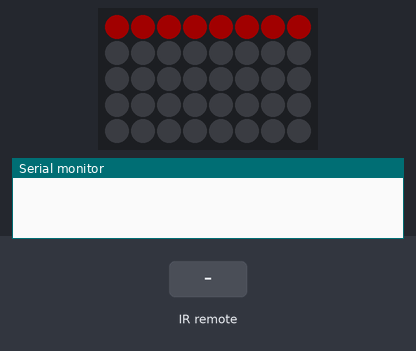
The sketch below on a simulated Arduino Uno, built with avr-gcc and run on an emulated ATmega328P. On the bench: 8×5 RGB LED matrix (first LED top left, wired row by row), the last lines printed to the serial monitor. The inputs (shaded band) are chosen by the test bench. Dim RGB values are drawn brighter than linear; random numbers use the default seed unless the sketch sets one.

Above: at 1.26 s.
1.3 s: infrared code 0xB946FF00 received
3.1 s: infrared code 0xBB44FF00 received
At 5.4 s:
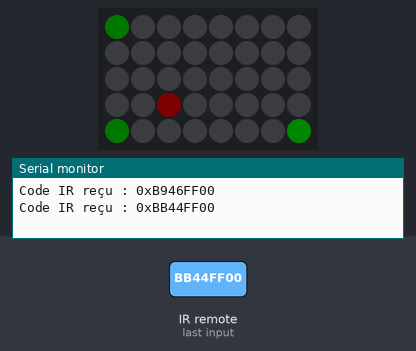
7.0 s: infrared code 0xEA15FF00 received
At 7.4 s:
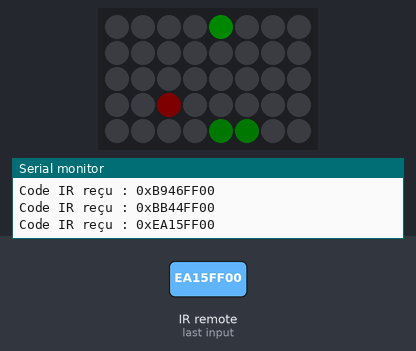
8.5 s: infrared code 0xBC43FF00 received
At 8.9 s:
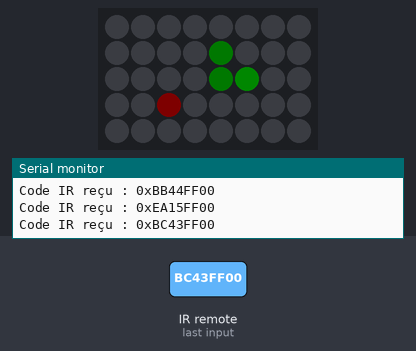
10.0 s: infrared code 0xAD52FF00 received
At 10.05 s:
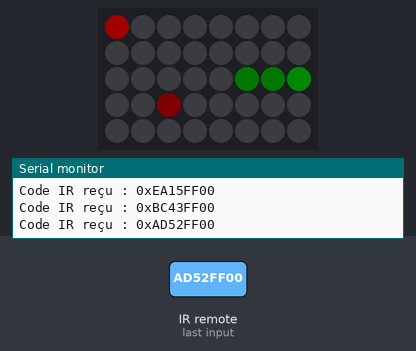

The sketch:

snake.ino
```cpp
#include <Adafruit_NeoPixel.h>
#include <IRremote.hpp>
#ifdef __AVR__
  #include <avr/power.h>
#endif

// --- NeoPixel ---
#define LED_PIN 13
#define WIDTH 8
#define HEIGHT 5
#define NUMPIXELS (WIDTH * HEIGHT)
Adafruit_NeoPixel matrix = Adafruit_NeoPixel(NUMPIXELS, LED_PIN, NEO_GRB + NEO_KHZ800);

// --- IR Remote ---
#define IR_RECEIVE_PIN 2
#define BTN_UP    0xB946FF00 // à remplacer selon ta télécommande
#define BTN_DOWN  0xEA15FF00
#define BTN_LEFT  0xBB44FF00
#define BTN_RIGHT 0xBC43FF00
#define BTN_RESET 0xAD52FF00

// --- Jeu Snake ---
int snakeX[40];
int snakeY[40];
int snakeLength = 3;
int dirX = 0;
int dirY = 0;
int foodX, foodY;
unsigned long lastMove = 0;
const int moveDelay = 500; // ms

void setup() {
  Serial.begin(115200);
  IrReceiver.begin(IR_RECEIVE_PIN, ENABLE_LED_FEEDBACK);
  matrix.begin();
  matrix.setBrightness(50);
  matrix.show();

  randomSeed(analogRead(0));

  // Position initiale du serpent
  snakeX[0] = 3; snakeY[0] = 4;
  snakeX[1] = 2; snakeY[1] = 4;
  snakeX[2] = 1; snakeY[2] = 4;

  spawnFood();
}

void loop() {
  handleIR();
  if (millis() - lastMove > moveDelay) {
    lastMove = millis();
    moveSnake();
    drawMatrix();
  }
  if (snakeLength >= 7) victory();
}

// --- Gérer les commandes IR ---
void handleIR() {
  if (IrReceiver.decode()) {
    unsigned long code = IrReceiver.decodedIRData.decodedRawData;
    Serial.print("Code IR reçu : 0x");
    Serial.println(code, HEX);

    switch (code) {
      case BTN_UP:
        if (dirY == 0) { dirX = 0; dirY = -1; }
        break;
      case BTN_DOWN:
        if (dirY == 0) { dirX = 0; dirY = 1; }
        break;
      case BTN_LEFT:
        if (dirX == 0) { dirX = -1; dirY = 0; }
        break;
      case BTN_RIGHT:
        if (dirX == 0) { dirX = 1; dirY = 0; }
        break;
      case BTN_RESET:
        resetGame();
        break;
    }
    IrReceiver.resume();
  }
}

// --- Générer la pomme ---
void spawnFood() {
  bool onSnake;
  do {
    onSnake = false;
    foodX = random(0, WIDTH);
    foodY = random(0, HEIGHT);
    for (int i = 0; i < snakeLength; i++) {
      if (snakeX[i] == foodX && snakeY[i] == foodY) {
        onSnake = true;
        break;
      }
    }
  } while (onSnake);
}

// --- Déplacement du serpent ---
void moveSnake() {
  for (int i = snakeLength - 1; i > 0; i--) {
    snakeX[i] = snakeX[i - 1];
    snakeY[i] = snakeY[i - 1];
  }

  snakeX[0] += dirX;
  snakeY[0] += dirY;

  // rebouclage aux bords
  if (snakeX[0] < 0) snakeX[0] = WIDTH - 1;
  if (snakeX[0] >= WIDTH) snakeX[0] = 0;
  if (snakeY[0] < 0) snakeY[0] = HEIGHT - 1;
  if (snakeY[0] >= HEIGHT) snakeY[0] = 0;

  // mange la pomme
  if (snakeX[0] == foodX && snakeY[0] == foodY) {
    snakeLength++;
    spawnFood();
  }

  // collision avec soi-même
  for (int i = 1; i < snakeLength; i++) {
    if (snakeX[0] == snakeX[i] && snakeY[0] == snakeY[i]) {
      resetGame();
      break;
    }
  }
}

// --- Réinitialisation du jeu ---
void resetGame() {
  for (int i=0 ; i < 40 ; i++) {
    matrix.setPixelColor(i, matrix.Color(175, 0, 0));
    matrix.show();
    delay(100);
  }
  snakeLength = 3;
  dirX = 1; dirY = 0;
  snakeX[0] = 0; snakeY[0] = 0;
  snakeX[1] = 7; snakeY[1] = 0;
  snakeX[2] = 8; snakeY[2] = 0;
  spawnFood();
}

// --- Affichage sur la matrice ---
void drawMatrix() {
  matrix.clear();
  int foodIndex = coordToIndex(foodX, foodY);
  matrix.setPixelColor(foodIndex, matrix.Color(25, 0, 0));  // pomme rouge

  for (int i = 0; i < snakeLength; i++) {
    int index = coordToIndex(snakeX[i], snakeY[i]);
    if (i == 0) matrix.setPixelColor(index, matrix.Color(0, 50, 0));  // tête
    else matrix.setPixelColor(index, matrix.Color(0, 15, 0));         // corps
  }

  matrix.show();
}

// --- Conversion coordonnées → index LED ---
int coordToIndex(int x, int y) {
    return y * WIDTH + x;
}

void victory() {
  for (int i=0 ; i < 40 ; i++) {
    matrix.setPixelColor(i, matrix.Color(0, 125, 0));
    matrix.show();
    delay(100);
  }

  for (int i=0 ; i < 4 ; i++) {
    for (int i=0 ; i < 40 ; i++) {
      matrix.setPixelColor(i, matrix.Color(0, 255, 0));
    }
    matrix.show();
    delay(100);
    matrix.clear();
    delay(50);
  }

  while (true) {
    drawSix(0);
    drawNine(4);
    matrix.show();
  }
}

void drawZero(int posX) {
  matrix.setPixelColor(1 + posX, matrix.Color(15, 15, 15));
  matrix.setPixelColor(10 + posX, matrix.Color(15, 15, 15));
  matrix.setPixelColor(8 + posX, matrix.Color(15, 15, 15));
  matrix.setPixelColor(16 + posX, matrix.Color(15, 15, 15));
  matrix.setPixelColor(24 + posX, matrix.Color(15, 15, 15));
  matrix.setPixelColor(33 + posX, matrix.Color(15, 15, 15));
  matrix.setPixelColor(18 + posX, matrix.Color(15, 15, 15));
  matrix.setPixelColor(26 + posX, matrix.Color(15, 15, 15));
}

void drawOne(int posX) {
  matrix.setPixelColor(1 + posX, matrix.Color(15, 15, 15));
  matrix.setPixelColor(8 + posX, matrix.Color(15, 15, 15));
  matrix.setPixelColor(9 + posX, matrix.Color(15, 15, 15));
  matrix.setPixelColor(17 + posX, matrix.Color(15, 15, 15));
  matrix.setPixelColor(25 + posX, matrix.Color(15, 15, 15));
  matrix.setPixelColor(32 + posX, matrix.Color(15, 15, 15));
  matrix.setPixelColor(33 + posX, matrix.Color(15, 15, 15));
  matrix.setPixelColor(34 + posX, matrix.Color(15, 15, 15));
}

void drawTwo(int posX) {
  matrix.setPixelColor(8 + posX, matrix.Color(15, 15, 15));
  matrix.setPixelColor(1 + posX, matrix.Color(15, 15, 15));
  matrix.setPixelColor(10 + posX, matrix.Color(15, 15, 15));
  matrix.setPixelColor(18 + posX, matrix.Color(15, 15, 15));
  matrix.setPixelColor(25 + posX, matrix.Color(15, 15, 15));
  matrix.setPixelColor(32 + posX, matrix.Color(15, 15, 15));
  matrix.setPixelColor(33 + posX, matrix.Color(15, 15, 15));
  matrix.setPixelColor(34 + posX, matrix.Color(15, 15, 15));
}

void drawThree(int posX) {
  matrix.setPixelColor(0 + posX, matrix.Color(15, 15, 15));
  matrix.setPixelColor(1 + posX, matrix.Color(15, 15, 15));
  matrix.setPixelColor(10 + posX, matrix.Color(15, 15, 15));
  matrix.setPixelColor(16 + posX, matrix.Color(15, 15, 15));
  matrix.setPixelColor(17 + posX, matrix.Color(15, 15, 15));
  matrix.setPixelColor(26 + posX, matrix.Color(15, 15, 15));
  matrix.setPixelColor(32 + posX, matrix.Color(15, 15, 15));
  matrix.setPixelColor(33 + posX, matrix.Color(15, 15, 15));
}

void drawFour(int posX) {
  matrix.setPixelColor(0 + posX, matrix.Color(15, 15, 15));
  matrix.setPixelColor(8 + posX, matrix.Color(15, 15, 15));
  matrix.setPixelColor(16 + posX, matrix.Color(15, 15, 15));
  matrix.setPixelColor(18 + posX, matrix.Color(15, 15, 15));
  matrix.setPixelColor(17 + posX, matrix.Color(15, 15, 15));
  matrix.setPixelColor(2 + posX, matrix.Color(15, 15, 15));
  matrix.setPixelColor(10 + posX, matrix.Color(15, 15, 15));
  matrix.setPixelColor(26 + posX, matrix.Color(15, 15, 15));
  matrix.setPixelColor(34 + posX, matrix.Color(15, 15, 15));
}

void drawFive(int posX) {
  matrix.setPixelColor(0 + posX, matrix.Color(15, 15, 15));
  matrix.setPixelColor(1 + posX, matrix.Color(15, 15, 15));
  matrix.setPixelColor(2 + posX, matrix.Color(15, 15, 15));
  matrix.setPixelColor(8 + posX, matrix.Color(15, 15, 15));
  matrix.setPixelColor(16 + posX, matrix.Color(15, 15, 15));
  matrix.setPixelColor(17 + posX, matrix.Color(15, 15, 15));
  // matrix.setPixelColor(18 + posX, matrix.Color(15, 15, 15));
  matrix.setPixelColor(26 + posX, matrix.Color(15, 15, 15));
  matrix.setPixelColor(32 + posX, matrix.Color(15, 15, 15));
  matrix.setPixelColor(33 + posX, matrix.Color(15, 15, 15));
  // matrix.setPixelColor(34 + posX, matrix.Color(15, 15, 15));
}

void drawSix(int posX) {
  matrix.setPixelColor(1 + posX, matrix.Color(15, 15, 15));
  matrix.setPixelColor(2 + posX, matrix.Color(15, 15, 15));
  matrix.setPixelColor(8 + posX, matrix.Color(15, 15, 15));
  matrix.setPixelColor(16 + posX, matrix.Color(15, 15, 15));
  matrix.setPixelColor(17 + posX, matrix.Color(15, 15, 15));
  matrix.setPixelColor(24 + posX, matrix.Color(15, 15, 15));
  matrix.setPixelColor(26 + posX, matrix.Color(15, 15, 15));
  matrix.setPixelColor(33 + posX, matrix.Color(15, 15, 15));
}

void drawSeven(int posX) {
  matrix.setPixelColor(0 + posX, matrix.Color(15, 15, 15));
  matrix.setPixelColor(1 + posX, matrix.Color(15, 15, 15));
  matrix.setPixelColor(2 + posX, matrix.Color(15, 15, 15));
  matrix.setPixelColor(10 + posX, matrix.Color(15, 15, 15));
  matrix.setPixelColor(17 + posX, matrix.Color(15, 15, 15));
  matrix.setPixelColor(24 + posX, matrix.Color(15, 15, 15));
  matrix.setPixelColor(32 + posX, matrix.Color(10, 10, 10));
}

void drawEight(int posX) {
  matrix.setPixelColor(1 + posX, matrix.Color(10, 10, 10));
  matrix.setPixelColor(10 + posX, matrix.Color(10, 10, 10));
  matrix.setPixelColor(8 + posX, matrix.Color(10, 10, 10));
  matrix.setPixelColor(24 + posX, matrix.Color(10, 10, 10));
  matrix.setPixelColor(17 + posX, matrix.Color(10, 10, 10));
  matrix.setPixelColor(33 + posX, matrix.Color(10, 10, 10));
  matrix.setPixelColor(26 + posX, matrix.Color(10, 10, 10));
}

void drawNine(int posX) {
  matrix.setPixelColor(1 + posX, matrix.Color(10, 10, 10));
  matrix.setPixelColor(10 + posX, matrix.Color(10, 10, 10));
  matrix.setPixelColor(8 + posX, matrix.Color(10, 10, 10));
  matrix.setPixelColor(18 + posX, matrix.Color(10, 10, 10));
  matrix.setPixelColor(17 + posX, matrix.Color(10, 10, 10));
  matrix.setPixelColor(33 + posX, matrix.Color(10, 10, 10));
  matrix.setPixelColor(26 + posX, matrix.Color(10, 10, 10));
  matrix.setPixelColor(32 + posX, matrix.Color(10, 10, 10));
}
```

Measured:
- what the display in image 1 shows lasts 0.5 s, from 5.1 s to 5.6 s
